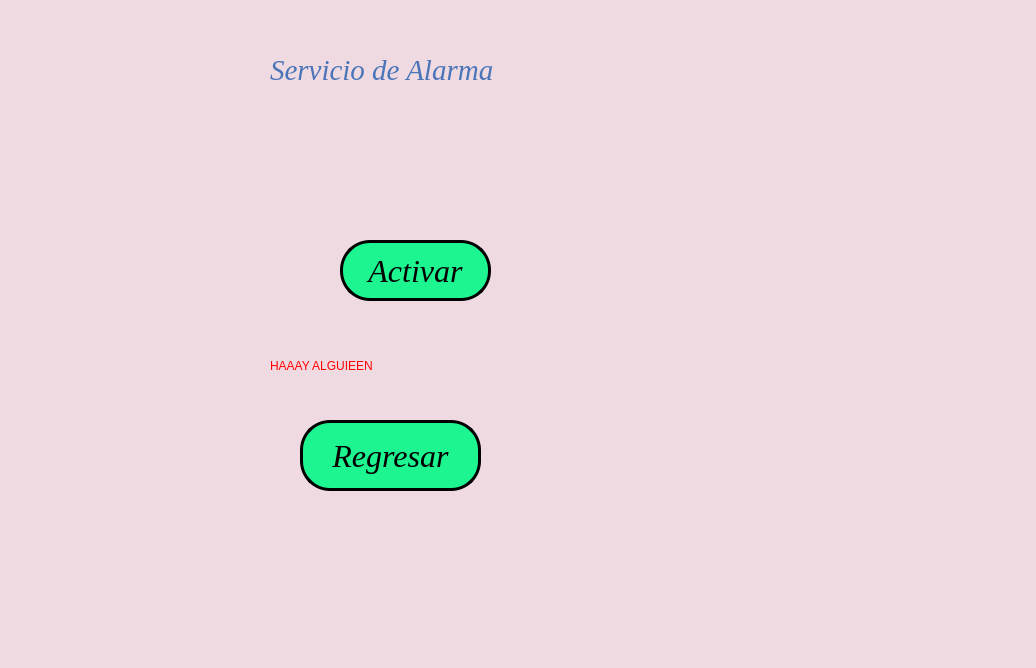
<?xml version="1.0" encoding="UTF-8"?>
<ui version="4.0">
 <class>Dialog</class>
 <widget class="QDialog" name="Dialog">
  <property name="geometry">
   <rect>
    <x>0</x>
    <y>0</y>
    <width>1036</width>
    <height>668</height>
   </rect>
  </property>
  <property name="windowTitle">
   <string>Dialog</string>
  </property>
  <property name="styleSheet">
   <string notr="true">background-color: rgb(255, 170, 127);
background-color: rgb(112, 253, 255);
background-color: rgb(255, 255, 255);
background-color: rgb(240, 218, 225);</string>
  </property>
  <widget class="QLabel" name="label">
   <property name="geometry">
    <rect>
     <x>0</x>
     <y>10</y>
     <width>161</width>
     <height>141</height>
    </rect>
   </property>
   <property name="styleSheet">
    <string notr="true"/>
   </property>
   <property name="text">
    <string/>
   </property>
   <property name="pixmap">
    <pixmap>:/UAT LOGOS/Logo UAT.png</pixmap>
   </property>
   <property name="scaledContents">
    <bool>true</bool>
   </property>
  </widget>
  <widget class="QLabel" name="label_3">
   <property name="geometry">
    <rect>
     <x>740</x>
     <y>-60</y>
     <width>281</width>
     <height>211</height>
    </rect>
   </property>
   <property name="styleSheet">
    <string notr="true"/>
   </property>
   <property name="text">
    <string/>
   </property>
   <property name="pixmap">
    <pixmap>:/UAT LOGOS/logo facultad de ingenieria uat.png</pixmap>
   </property>
   <property name="scaledContents">
    <bool>true</bool>
   </property>
  </widget>
  <widget class="QLabel" name="label_7">
   <property name="geometry">
    <rect>
     <x>840</x>
     <y>480</y>
     <width>191</width>
     <height>181</height>
    </rect>
   </property>
   <property name="styleSheet">
    <string notr="true"/>
   </property>
   <property name="text">
    <string/>
   </property>
   <property name="pixmap">
    <pixmap>:/Equipo LOGO/logo equipo 3.jpg</pixmap>
   </property>
   <property name="scaledContents">
    <bool>true</bool>
   </property>
  </widget>
  <widget class="QLabel" name="label_2">
   <property name="geometry">
    <rect>
     <x>270</x>
     <y>40</y>
     <width>391</width>
     <height>61</height>
    </rect>
   </property>
   <property name="font">
    <font>
     <family>Times New Roman</family>
     <pointsize>66</pointsize>
     <weight>50</weight>
     <italic>true</italic>
     <bold>false</bold>
    </font>
   </property>
   <property name="styleSheet">
    <string notr="true">font: italic 66pt &quot;Times New Roman&quot;;</string>
   </property>
   <property name="text">
    <string>&lt;html&gt;&lt;head/&gt;&lt;body&gt;&lt;p&gt;&lt;span style=&quot; font-size:22pt; color:#4a75b8;&quot;&gt;Servicio de Alarma&lt;/span&gt;&lt;/p&gt;&lt;/body&gt;&lt;/html&gt;</string>
   </property>
  </widget>
  <widget class="QPushButton" name="btn_regresar">
   <property name="geometry">
    <rect>
     <x>300</x>
     <y>420</y>
     <width>181</width>
     <height>71</height>
    </rect>
   </property>
   <property name="font">
    <font>
     <family>Times New Roman</family>
     <pointsize>24</pointsize>
     <weight>50</weight>
     <italic>true</italic>
     <bold>false</bold>
    </font>
   </property>
   <property name="styleSheet">
    <string notr="true">background-color: rgb(255, 255, 255);
font: italic 24pt &quot;Times New Roman&quot;;
border-radius: 30px;
border: 3px solid black;
background-color: rgb(28, 245, 144);</string>
   </property>
   <property name="text">
    <string>Regresar</string>
   </property>
  </widget>
  <widget class="QPushButton" name="btn_activar">
   <property name="geometry">
    <rect>
     <x>340</x>
     <y>240</y>
     <width>151</width>
     <height>61</height>
    </rect>
   </property>
   <property name="font">
    <font>
     <family>Times New Roman</family>
     <pointsize>24</pointsize>
     <weight>50</weight>
     <italic>true</italic>
     <bold>false</bold>
    </font>
   </property>
   <property name="styleSheet">
    <string notr="true">background-color: rgb(255, 255, 255);
font: italic 24pt &quot;Times New Roman&quot;;
border-radius: 30px;
border: 3px solid black;
background-color: rgb(28, 245, 144);</string>
   </property>
   <property name="text">
    <string>Activar</string>
   </property>
  </widget>
  <widget class="QLabel" name="label_4">
   <property name="geometry">
    <rect>
     <x>270</x>
     <y>340</y>
     <width>301</width>
     <height>51</height>
    </rect>
   </property>
   <property name="styleSheet">
    <string notr="true">color: rgb(255, 0, 0);
font: 81 22pt &quot;Rockwell Extra Bold&quot;;</string>
   </property>
   <property name="text">
    <string>HAAAY ALGUIEEN</string>
   </property>
  </widget>
 </widget>
 <resources>
  <include location="../Archivos/Recursos.qrc"/>
 </resources>
 <connections/>
</ui>
